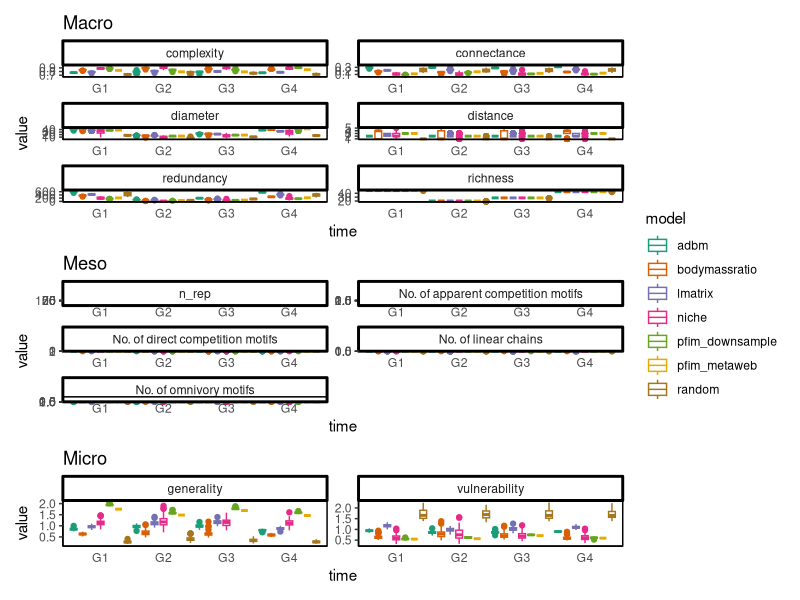
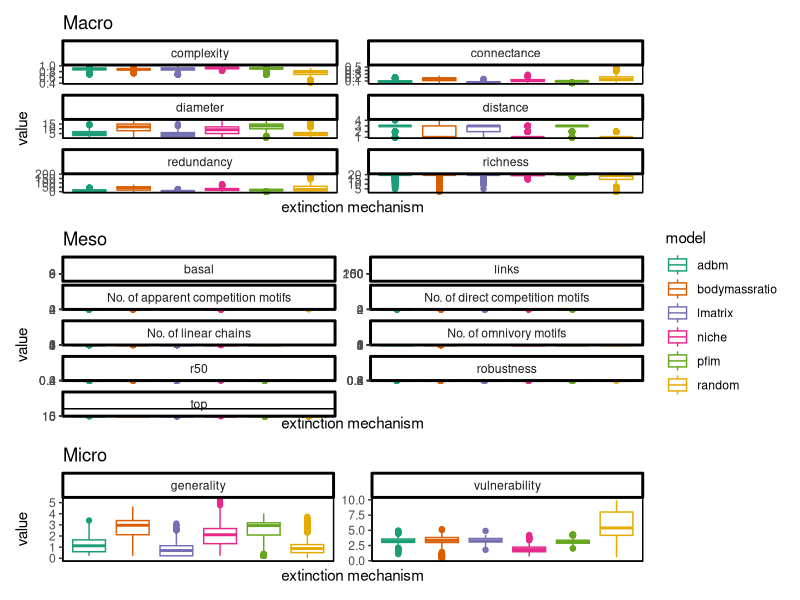
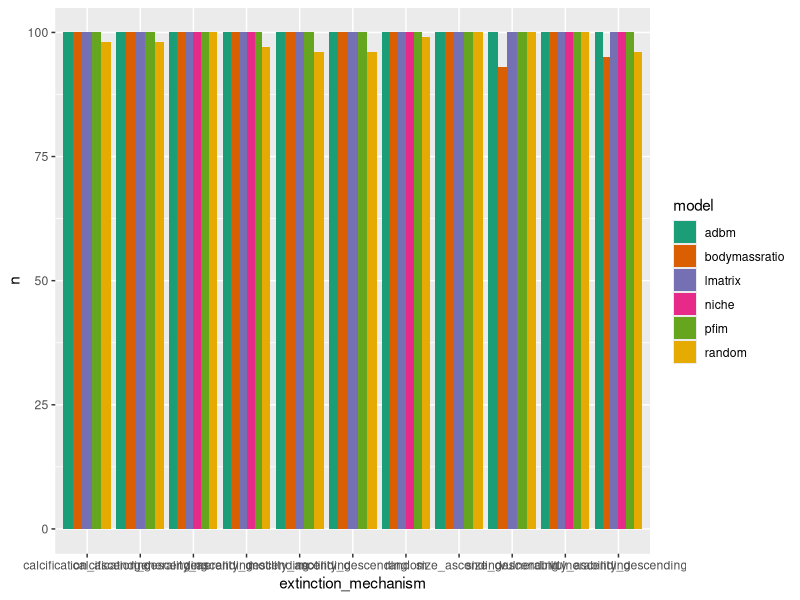
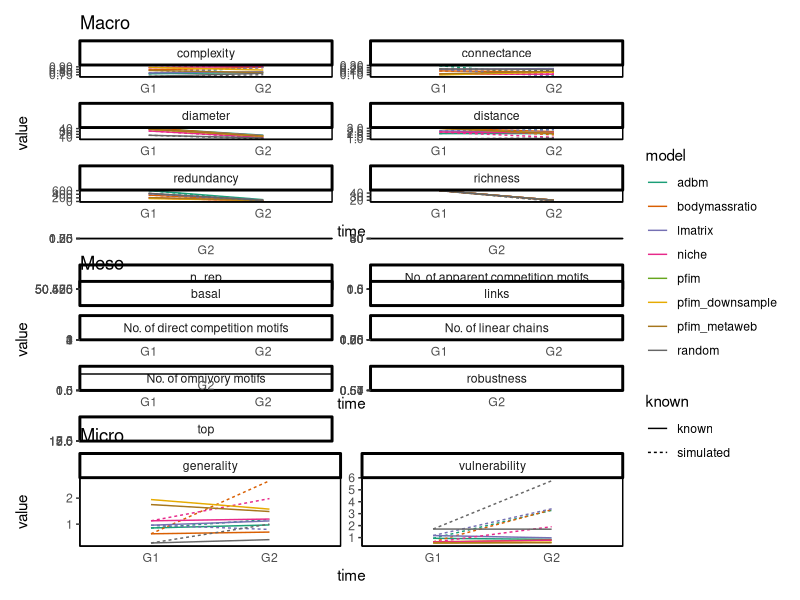
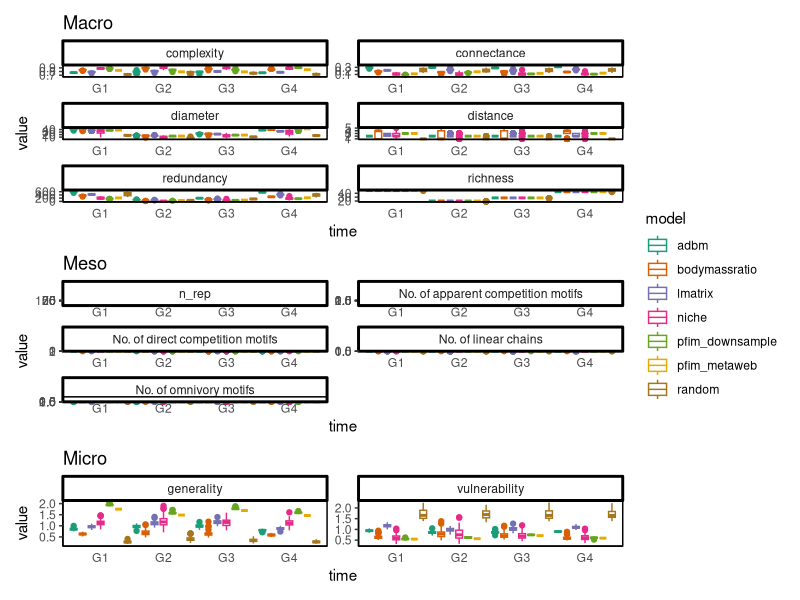
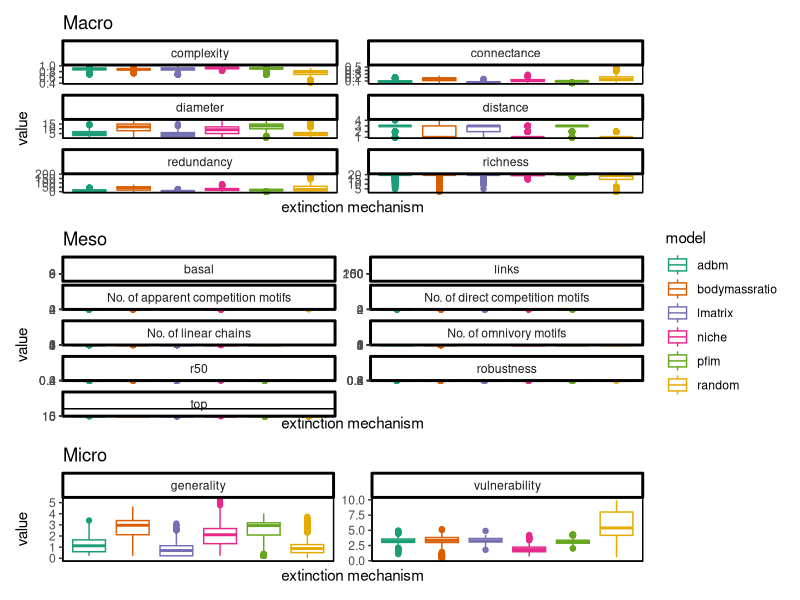
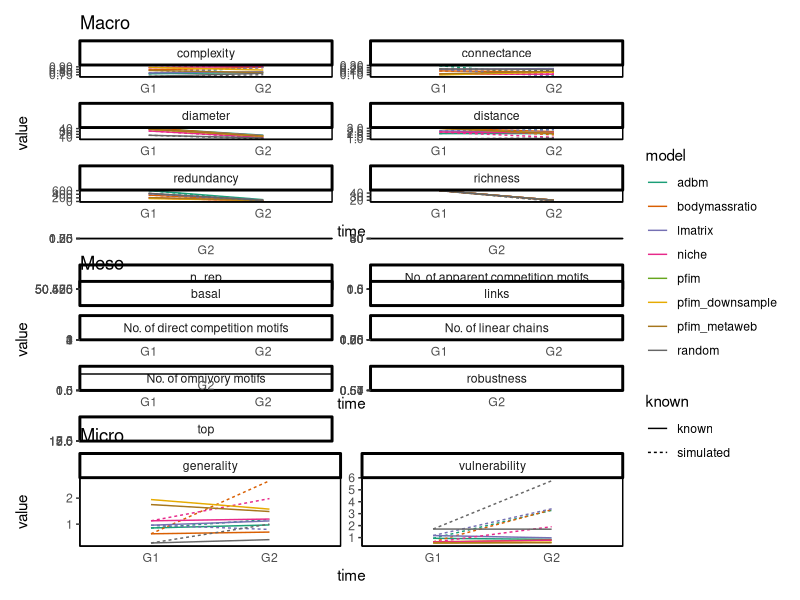

Reproduce these figures in R, in order. (Note: this script raises an error after producing the figures.)
library(RColorBrewer)
library(here)
library(patchwork)
library(readr)
library(scales)
library(stats)
library(tidyverse)

# set path to code sub dir
setwd(here("code"))

#### Structure ####

df <- read_csv("../data/processed/topology.csv") %>%
  #mutate(across(matches("S[[:digit:]]"), log)) %>%
  # to get the ratio
  pivot_longer(
    cols = -c(model, time),
    names_to = "stat",
    values_to = "stat_val") %>%
  # standardise names
  mutate(stat = case_when(stat == "S1" ~ "No. of linear chains",
                          stat == "S2" ~ "No. of omnivory motifs",
                          stat == "S5" ~ "No. of apparent competition motifs",
                          stat == "S4" ~ "No. of direct competition motifs",
                          .default = as.character(stat))) %>%
  mutate(level = case_when(
    stat %in% c("richness", "complexity", "connectance", "diameter", "distance", "redundancy") ~ "Macro",
    stat %in% c("generality", "vulnerability") ~ "Micro",
    .default = "Meso"
  ))

plot_list <- vector(mode = "list", length = 3)
levs = c("Macro", "Meso", "Micro")

for (i in seq_along(plot_list)) {
  
  plot_list[[i]] <- ggplot(df %>% 
                             filter(level == levs[i]),
                           aes(x = time,
                               y = stat_val,
                               colour = model)) +
    geom_boxplot(position=position_dodge(1)) +
    facet_wrap(vars(stat),
               scales = 'free',
               ncol = 2) +
    scale_size(guide = 'none') +
    theme_classic() +
    xlab("time") +
    ylab("value") +
    coord_cartesian(clip = "off") +
    scale_colour_brewer(palette = "Dark2") +
    labs(title = levs[i]) +
    theme(panel.border = element_rect(colour = 'black',
                                      fill = "#ffffff00"),
          axis.ticks.x = element_blank())
}

plot_list[[1]] / plot_list[[2]] / plot_list[[3]] +
  plot_layout(guides = 'collect') +
  plot_layout(height = c(3, 2, 1))

ggsave("../figures/summary.png",
       width = 4500,
       height = 7000,
       units = "px",
       dpi = 600)

#### Extinctions ####

df_ext <- read_csv("../data/processed/extinction_topology.csv") %>%
  mutate(across(matches("S[[:digit:]]"), log)) %>%
  # to get the ratio
  pivot_longer(
    cols = -c(model, extinction_mechanism, rep),
    names_to = "stat",
    values_to = "stat_val") %>%
  # standardise names
  mutate(stat = case_when(stat == "S1" ~ "No. of linear chains",
                          stat == "S2" ~ "No. of omnivory motifs",
                          stat == "S5" ~ "No. of apparent competition motifs",
                          stat == "S4" ~ "No. of direct competition motifs",
                          .default = as.character(stat))) %>% 
  mutate(level = case_when(
    stat %in% c("richness", "complexity", "connectance", "diameter", "distance", "redundancy") ~ "Macro",
    stat %in% c("generality", "vulnerability") ~ "Micro",
    .default = "Meso"
  ))

df_ext_summ <-
  df_ext %>%
  group_by(model, stat, level, extinction_mechanism) %>% 
  summarise(y = mean(stat_val, na.rm = TRUE))

ext_plot_list <- vector(mode = "list", length = 3)

for (i in seq_along(ext_plot_list)) {
  
  ext_plot_list[[i]] <- 
    ggplot(data = df_ext %>% 
             #filter(extinction_mechanism == "random") %>%
             filter(level == levs[i])) +
    geom_boxplot(aes(x = model,
                     y = stat_val, 
                     colour = model)) +
    facet_wrap(vars(stat),
               scales = 'free',
               ncol = 2) +
    scale_size(guide = 'none') +
    theme_classic() +
    xlab("extinction mechanism") +
    ylab("value") +
    coord_cartesian(clip = "off") +
    scale_colour_brewer(palette = "Dark2") +
    labs(title = levs[i]) +
    theme(panel.border = element_rect(colour = 'black',
                                      fill = "#ffffff00"),
          axis.ticks.x = element_blank(),
          axis.text.x = element_blank())
}

ext_plot_list[[1]] / ext_plot_list[[2]] / ext_plot_list[[3]] +
  plot_layout(guides = 'collect') +
  plot_layout(height = c(2, 2, 1))

ggsave("../figures/extinction.png",
       width = 4500,
       height = 9000,
       units = "px",
       dpi = 600)

# groups plot
read_csv("../data/processed/extinction_topology.csv") %>%
  group_by(model, extinction_mechanism) %>% 
  count() %>%
  ggplot(., aes(x=extinction_mechanism, y=n, fill=model))  +
  scale_fill_brewer(palette = "Dark2")+ 
  geom_bar(position="dodge", stat="identity")


ext_lins =
  df %>%
  filter(time %in% c("G1", "G2")) %>%
  mutate(known = "known") %>%
  rbind(df_ext %>%
          mutate(time = "G2",
                 known = "simulated",
                 rep = NULL,
                 extinction_mechanism = NULL)) %>%
  rbind(df %>%
          filter(time == "G1") %>%
          mutate(known = "simulated")) %>%
  group_by(model, time, stat, level, known) %>%
  summarise(stat_val = mean(stat_val, na.rm = TRUE)) %>%
  filter(stat != "resilience") %>%
  filter(stat != "r50")

for (i in seq_along(ext_plot_list)) {
  
  ext_plot_list[[i]] <- ggplot(ext_lins %>% 
                                 filter(level == levs[i])) +
    geom_line(aes(x = time,
                  y = stat_val,
                  colour = model,
                  group = paste(model, known),
                  linetype = known)) +
    facet_wrap(vars(stat),
               scales = 'free',
               ncol = 2) +
    scale_size(guide = 'none') +
    theme_classic() +
    xlab("time") +
    ylab("value") +
    coord_cartesian(clip = "off") +
    scale_colour_brewer(palette = "Dark2") +
    labs(title = levs[i]) +
    theme(panel.border = element_rect(colour = 'black',
                                      fill = "#ffffff00"),
          axis.ticks.x = element_blank())
}

ext_plot_list[[1]] / ext_plot_list[[2]] / ext_plot_list[[3]] +
  plot_layout(guides = 'collect') +
  plot_layout(height = c(2, 1, 1))

ggsave("../figures/extinction_all_results.png",
       width = 4500,
       height = 7000,
       units = "px",
       dpi = 600)

#### PCA ####

df_pca <- list.files(path = "../data/processed/topology/", pattern = ".csv", full.names = TRUE) %>% 
  lapply(read_csv) %>% 
  bind_rows %>% 
  mutate(across(matches("S[[:digit:]]"), log)) %>% 
  drop_na()

pca_res <- prcomp(df_pca[3:8], scale. = TRUE)

autoplot(pca_res, data = df_pca, colour = 'model', shape = 'id', size = 4, alpha = 0.7) +
  theme_classic() +
  #scale_colour_brewer(palette = "Dark2") +
  theme(panel.border = element_rect(colour = 'black',
                                    fill = "#ffffff00"),
        axis.ticks.x = element_blank())

ggsave("../figures/pca.png",
       width = 4500,
       height = 4000,
       units = "px",
       dpi = 600)
